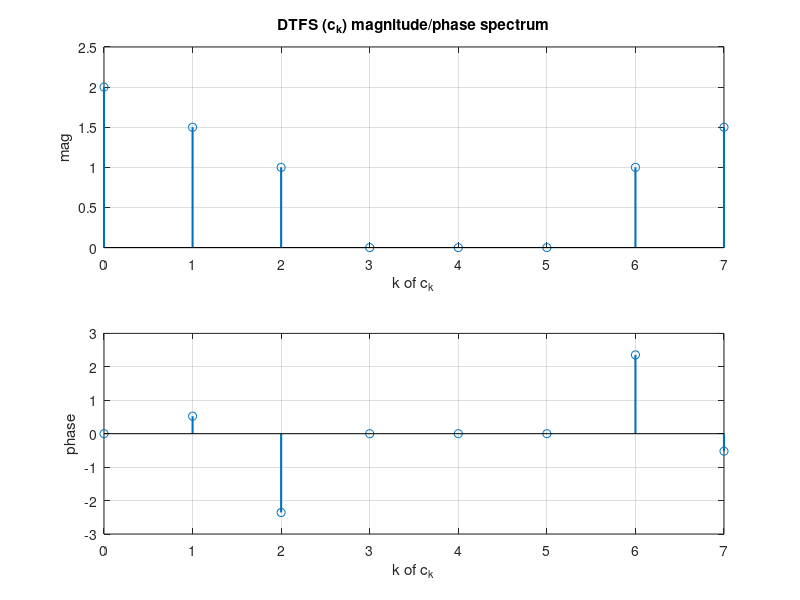

The MATLAB script that drew this image:
clc; clear; close all;

% One period parameters
N = 8;
n = 0:N-1;
k = 0:N-1;

% Signal
x = 2 + 3*cos((pi/4)*n + pi/6) + 2*sin((pi/2)*n - pi/4);

% DTFS coefficients
ck = zeros(1,N);
for kk = 0:N-1
    ck(kk+1) = (1/N) * sum(x .* exp(-1j*2*pi*kk*n/N));
end

% Clean tiny numerical errors
tol = 1e-10;
ck(abs(ck) < tol) = 0;

% Magnitude and phase
mag_ck = abs(ck);
phase_ck = angle(ck);

% Optional: set phase to 0 where magnitude is 0
phase_ck(mag_ck < tol) = 0;

% Plot both like your screenshot
figure;
subplot(2,1,1);
stem(k, mag_ck, 'o', 'LineWidth', 1.5);
grid on;
xlabel('k of c_k');
ylabel('mag');
title('DTFS (c_k) magnitude/phase spectrum');

subplot(2,1,2);
stem(k, phase_ck, 'o', 'LineWidth', 1.5);
grid on;
xlabel('k of c_k');
ylabel('phase');
